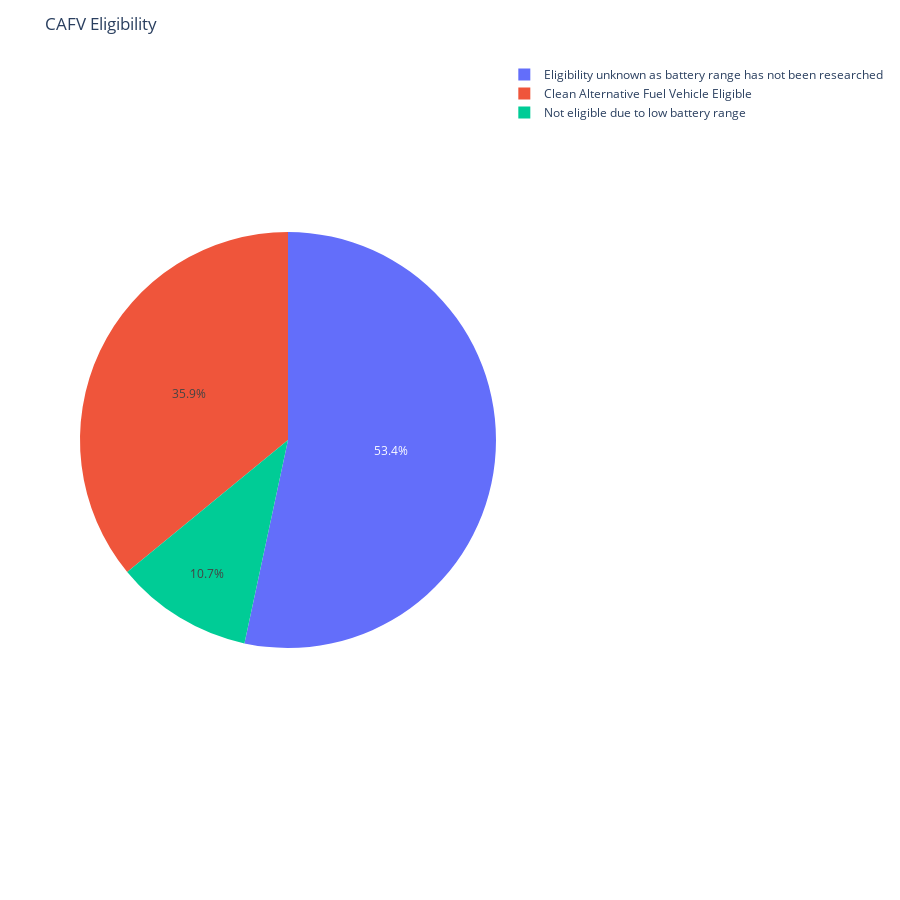

Here is the notebook cell this chart was saved with:
### Markdown cell above
### Checking for CAFV Eligibility

### Code cell
eligibility_index = dataset.groupby('Clean Alternative Fuel Vehicle (CAFV) Eligibility').count()['City'].index
values_eligibilty = dataset.groupby('Clean Alternative Fuel Vehicle (CAFV) Eligibility').count()['City'].values
print(values_eligibilty)

fig3 = px.pie(names = eligibility_index, values = values_eligibilty, height = 900, width = 900)
fig3.update_layout(title = 'CAFV Eligibility')

### Figure 1 — Plotly figure (JSON) as saved in the notebook; plotly's stock layout.template omitted (floating-point values rounded to 4 significant figures)
{"data": [{"domain": {"x": [0, 1], "y": [0, 1]}, "hovertemplate": "label=%{label}<br>value=%{value}<extra></extra>", "labels": ["Clean Alternative Fuel Vehicle Eligible", "Eligibility unknown as battery range has not been researched", "Not eligible due to low battery range"], "legendgroup": "", "name": "", "showlegend": true, "type": "pie", "values": [68781, 102133, 20489]}], "layout": {"height": 900, "legend": {"tracegroupgap": 0}, "margin": {"t": 60}, "title": {"text": "CAFV Eligibility"}, "width": 900}}
